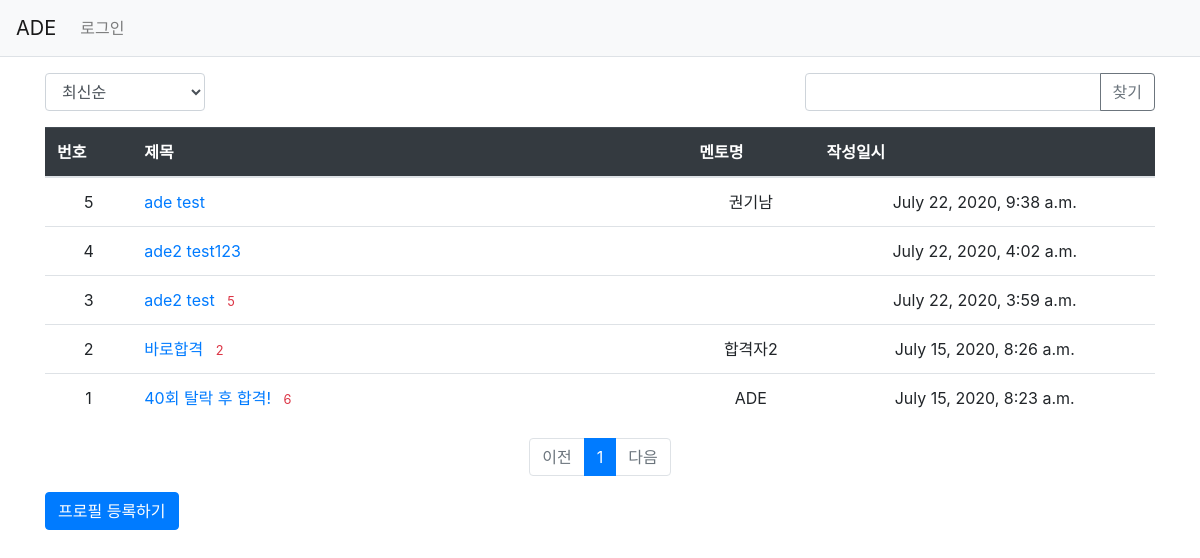
The app's page /mentor/ with its own data.
### mentor/models.py (models this page shows, shortened)
class Profile(models.Model):
    title = models.CharField(max_length = 100)
    author = models.CharField(max_length = 100)
    user_id = models.ForeignKey(User, on_delete=models.CASCADE)
    create_date = models.DateTimeField('date published')
    school = models.CharField(max_length = 100)
    date_modified = models.DateTimeField(null=True, blank=True)
    workExperience = models.CharField(max_length = 200)
    PR = models.TextField()
    voter = models.ManyToManyField(User, related_name='voter_profile')

### mentor/views/base_views.py (the view, shortened to what this page needs)
# urls.py: path('', base_views.index, name='index'),
def index(request):
    page = request.GET.get('page', '1') #페이지
    kw = request.GET.get('kw', '') #검색어 추가
    so = request.GET.get('so', 'recent') #정렬 기준
    if so == 'recommend':
        profile_list = Profile.objects.annotate(num_voter=Count('voter')).order_by('-num_voter', '-create_date')
    elif so=='popular':
        profile_list=Profile.objects.annotate(num_comment=Count('comment')).order_by('-num_comment', '-create_date')
    else:
        profile_list=Profile.objects.order_by('-create_date')
    paginator = Paginator(profile_list, 10)
    page_obj = paginator.get_page(page)
    context = {'profile_list': page_obj, 'page': page, 'kw': kw, 'so': so}
    return render(request, 'mentor/profile_list.html', context)

### mentor/templatetags/mentor_filter.py (called while the page is built)
@register.filter
def sub(value, arg):
    return value - arg

### templates/mentor/profile_list.html (shortened to what this page needs)
{% extends 'base.html' %}
{% load mentor_filter %}
{% block content %}
<div class="container my-3">
    <div class="row justify-content-between my-3">
        <div class="col-2">
            <select class="form-control so">
                <option value="recent" {%if so == 'recent' %}selected{% endif %}>최신순</option>
            </select>
        </div>
        <div class="col-4 input-group">
            <input type="text" class="form-control kw" value="{{ kw|default_if_none:'' }}">
            <div class="input-group-append">
                <button class="btn btn-outline-secondary" type="button" id="btn_search">찾기</button>
            </div>
        </div>
    </div>
    <table class="table">
        <thread>
            <tr class="thead-dark">
                <th>번호</th>
                <th style="width:50%">제목</th>
                <th>멘토명</th>
                <th>작성일시</th>
            </tr>
        </thread>
        <tbody>
        {% if profile_list %}
        {% for profile in profile_list %}
        <tr class="text-center">
            <td>{{profile_list.paginator.count|sub:profile_list.start_index|sub:forloop.counter0|add:1}}</td>
            <td class="text-left">
                <a href="{% url 'mentor:detail' profile.id %}">{{profile.title}}</a>
                {% if profile.comment_set.count > 0 %}
                <span class="text-danger small ml-2"> {{profile.comment_set.count }}</span>
                {% endif %}
            </td>
            <td>{{profile.author}}</td>
            <td>{{profile.create_date}}</td>
        </tr>
        {% endfor %}
        {% else%}
        <tr>
            <td colspan="3">등록된 멘토가 없습니다.</td>
        </tr>
        {% endif %}
        </tbody>
    </table>
    <ul class="pagination justify-content-center">
        {% if profile_list.has_previous %}
        <li class="page-item">
            <a class="page-link" data-page="{{profile_list.previous_page_number}}" href="#">이전</a>
        </li>
        {% else %}
        <li class="page-item disabled">
            <a class="page-link" tabindex="-1" aria-disabled="true" href="#">이전</a>
        </li>
        {% endif %}
        {% for page_number in profile_list.paginator.page_range %}
            {% if page_number >= profile_list.number|add:-5 and page_number <= profile_list.number|add:5 %}
            {% if page_number == profile_list.number %}
                <li class="page-item active" aria-current="page">
                    <a class="page-link" data-page="{{page_number}}" href="#">{{page_number}}</a>
                </li>
                {% else %}
                <li class="page-item">
                    <a class="page-link" data-page="{{page_number}}" href="#"> {{page_number}}</a>
                </li>
            {% endif %}
            {% endif %}
        {% endfor %}
        {% if profile_list.has_next %}
        <li class="page-item">
            <a class="page-link" data-page="{{profile_list.next_page_number}}" href="#">다음</a>
        </li>
        {% else %}
        <li class="page-item disabled">
            <a class="page-link" tabindex="-1" aria-disabled="true" href="#">다음</a>
        </li>
        {% endif %}
    </ul>
    <a href="{% url 'mentor:profile_create' %}" class="btn btn-primary">프로필 등록하기</a>
</div>
{% endblock %}

### templates/base.html (shortened to what this page needs)
{% load static %}
<!doctype html>
<html lang="ko">
<head>
    <link rel="stylesheet" type="text/css" href="{% static 'bootstrap.min.css' %}">
    <link rel="stylesheet" type="text/css" href="{% static 'style.css' %}">
</head>
<body>
{% include "navbar.html" %}
{% block content %}
{% endblock %}
</body>
</html>

### templates/navbar.html (shortened to what this page needs)
<nav class="navbar navbar-expand-lg navbar-light bg-light border-bottom">
    <a class="navbar-brand" href="{% url 'mentor:index' %}">ADE</a>
    <div class="collapse navbar-collapse flex-grow-0" id="navbarNav">
        <ul class="navbar-nav">
            <li class="nav-item ">
                {% if user.is_authenticated %}
                <a class="nav-link" href="{% url 'common:logout' %}"> {{user.username}}(로그아웃)</a>
                {% else %}
                <a class="nav-link" href="{% url 'common:login' %}">로그인</a>
                {% endif %}
            </li>
        </ul>
    </div>
</nav>

### records on screen
Profile: paginator.count|sub "5", title "ade test", author "권기남", create_date "July 22, 2020, 9:38 a.m."
Profile: paginator.count|sub "4", title "ade2 test123", create_date "July 22, 2020, 4:02 a.m."
Profile: paginator.count|sub "3", title "ade2 test", comment_set.count "5", create_date "July 22, 2020, 3:59 a.m."
Profile: paginator.count|sub "2", title "바로합격", comment_set.count "2", author "합격자2", create_date "July 15, 2020, 8:26 a.m."
Profile: paginator.count|sub "1", title "40회 탈락 후 합격!", comment_set.count "6", author "ADE", create_date "July 15, 2020, 8:23 a.m."

### other values on screen
{{ page_number }} "1"
